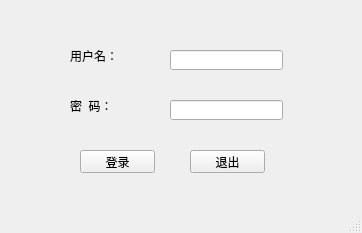
<?xml version="1.0" encoding="UTF-8"?>
<ui version="4.0">
 <class>MainWindow</class>
 <widget class="QMainWindow" name="MainWindow">
  <property name="geometry">
   <rect>
    <x>0</x>
    <y>0</y>
    <width>362</width>
    <height>233</height>
   </rect>
  </property>
  <property name="windowTitle">
   <string>MainWindow</string>
  </property>
  <property name="windowIcon">
   <iconset>
    <normaloff>cif-cn.svg</normaloff>cif-cn.svg</iconset>
  </property>
  <widget class="QWidget" name="centralwidget">
   <widget class="QLabel" name="label">
    <property name="geometry">
     <rect>
      <x>70</x>
      <y>50</y>
      <width>54</width>
      <height>12</height>
     </rect>
    </property>
    <property name="text">
     <string>用户名：</string>
    </property>
   </widget>
   <widget class="QLabel" name="label_2">
    <property name="geometry">
     <rect>
      <x>70</x>
      <y>100</y>
      <width>54</width>
      <height>12</height>
     </rect>
    </property>
    <property name="text">
     <string>密  码：</string>
    </property>
   </widget>
   <widget class="QLineEdit" name="txt_user">
    <property name="geometry">
     <rect>
      <x>170</x>
      <y>50</y>
      <width>113</width>
      <height>20</height>
     </rect>
    </property>
   </widget>
   <widget class="QLineEdit" name="txt_password">
    <property name="geometry">
     <rect>
      <x>170</x>
      <y>100</y>
      <width>113</width>
      <height>20</height>
     </rect>
    </property>
    <property name="echoMode">
     <enum>QLineEdit::Password</enum>
    </property>
   </widget>
   <widget class="QPushButton" name="btn_submit">
    <property name="geometry">
     <rect>
      <x>80</x>
      <y>150</y>
      <width>75</width>
      <height>23</height>
     </rect>
    </property>
    <property name="text">
     <string>登录</string>
    </property>
    <property name="icon">
     <iconset>
      <normaloff>cil-voice-over-record.svg</normaloff>cil-voice-over-record.svg</iconset>
    </property>
   </widget>
   <widget class="QPushButton" name="btn_exit">
    <property name="geometry">
     <rect>
      <x>190</x>
      <y>150</y>
      <width>75</width>
      <height>23</height>
     </rect>
    </property>
    <property name="text">
     <string>退出</string>
    </property>
    <property name="icon">
     <iconset>
      <normaloff>export.svg</normaloff>export.svg</iconset>
    </property>
   </widget>
  </widget>
  <widget class="QMenuBar" name="menubar">
   <property name="geometry">
    <rect>
     <x>0</x>
     <y>0</y>
     <width>362</width>
     <height>23</height>
    </rect>
   </property>
  </widget>
  <widget class="QStatusBar" name="statusbar"/>
 </widget>
 <resources/>
 <connections/>
</ui>
